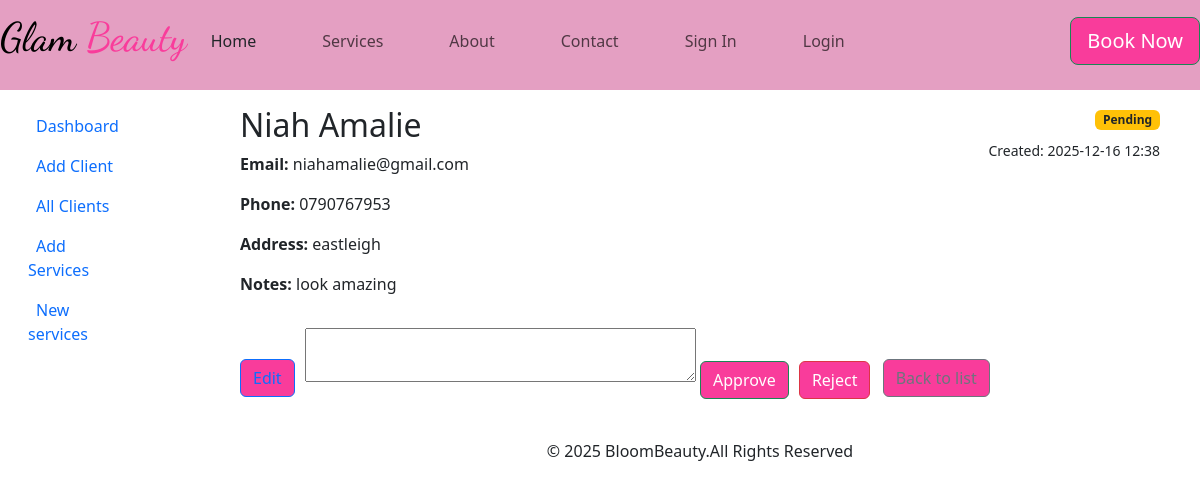
Screenshot of /6/ (signed in) with the database file from the repository.
### cosmetics/models.py (models this page shows, shortened)
class Client(models.Model):
    STATUS_PENDING = 'pending'
    STATUS_APPROVED = 'approved'
    STATUS_REJECTED = 'rejected'
    STATUS_CHOICES = [
        (STATUS_PENDING, 'Pending'),
        (STATUS_APPROVED, 'Approved'),
        (STATUS_REJECTED, 'Rejected'),
    ]
    first_name = models.CharField(max_length=120, null=True, blank=True)
    last_name = models.CharField(max_length=120, blank=True)
    email = models.EmailField(unique=True)
    phone = models.CharField(max_length=30, blank=True)
    address = models.TextField(blank=True)
    dob = models.DateField(null=True, blank=True)
    notes = models.TextField(blank=True)
    avatar = models.ImageField(upload_to='client_avatars/', null=True, blank=True)
    is_active = models.BooleanField(default=True)
    status = models.CharField(max_length=20, choices=STATUS_CHOICES, default=STATUS_PENDING)
    reviewed_by = models.ForeignKey(
        settings.AUTH_USER_MODEL, null=True, blank=True, on_delete=models.SET_NULL, related_name='reviewed_clients'
    )
    reviewed_at = models.DateTimeField(null=True, blank=True)
    review_notes = models.TextField(blank=True)
    created_at = models.DateTimeField(auto_now_add=True)
    updated_at = models.DateTimeField(auto_now=True)
    class Meta:
        ordering = ['last_name', 'first_name']

### cosmetics/views.py (the view)
# urls.py: path('<int:pk>/', views.ClientDetailView.as_view(), name='detail'),
class ClientDetailView(LoginRequiredMixin, DetailView):
    model = Client
    template_name = "clientdetails.html"
    context_object_name = "client"
    def get_context_data(self, **kwargs):
        context = super().get_context_data(**kwargs)
        context["review_form"] = ReviewForm()
        return context

### cosmetics/forms.py
class ReviewForm(forms.Form):
    review_notes = forms.CharField(required=False, widget=forms.Textarea(attrs={'rows':2}), label="Notes (optional)")

### cosmetics/templates/clientdetails.html (shortened to what this page needs)
{% extends "base.html" %}
{% load static %}
{% block content %}
<section class="p-3">
  <div class="container">
    <div class="d-flex justify-content-between align-items-start">
      <div>
        <h2>{{ client.first_name }} {{ client.last_name }}</h2>
        <p><strong>Email:</strong> {{ client.email }}</p>
        <p><strong>Phone:</strong> {{ client.phone }}</p>
        <p><strong>Address:</strong> {{ client.address }}</p>
        <p><strong>Notes:</strong> {{ client.notes }}</p>
      </div>
      <div class="text-end">
        {% if client.status == client.STATUS_PENDING %}
          <span class="badge bg-warning text-dark">Pending</span>
        {% elif client.status == client.STATUS_APPROVED %}
          <span class="badge bg-success">Approved</span>
        {% else %}
          <span class="badge bg-danger">Rejected</span>
        {% endif %}
        <p class="mt-2"><small>Created: {{ client.created_at|date:"Y-m-d H:i" }}</small></p>
      </div>
    </div>
    <div class="mt-3">
      <a class="btn btn-outline-primary" href="{% url 'edit' client.pk %}">Edit</a>
      <form method="post" action="{% url 'approve' client.pk %}" style="display:inline-block; margin-left:6px;">
        {{ review_form.review_notes }}
        <button type="submit" class="btn btn-success mt-1" {% if client.status == client.STATUS_APPROVED %}disabled{% endif %}>Approve</button>
      </form>
      <form method="post" action="{% url 'reject' client.pk %}" style="display:inline-block; margin-left:6px;">
        <button type="submit" class="btn btn-danger mt-1" {% if client.status == client.STATUS_REJECTED %}disabled{% endif %}>Reject</button>
      </form>
      <a class="btn btn-outline-secondary ms-2" href="{% url 'list' %}">Back to list</a>
    </div>
  </div>
</section>
{% endblock %}

### cosmetics/static/style.css (style rules this page uses)
:root { --bs-secondary: #ff6347; --bs-secondary-bg-rgb: 255, 99, 71; }
.btn { background-color: #f93c9b; ; }

### rows the page displays
Client: first_name "Niah", last_name "Amalie", email "niahamalie@gmail.com", phone "0790767953", address "eastleigh", notes "look amazing", created_at "2025-12-16 12:38"
